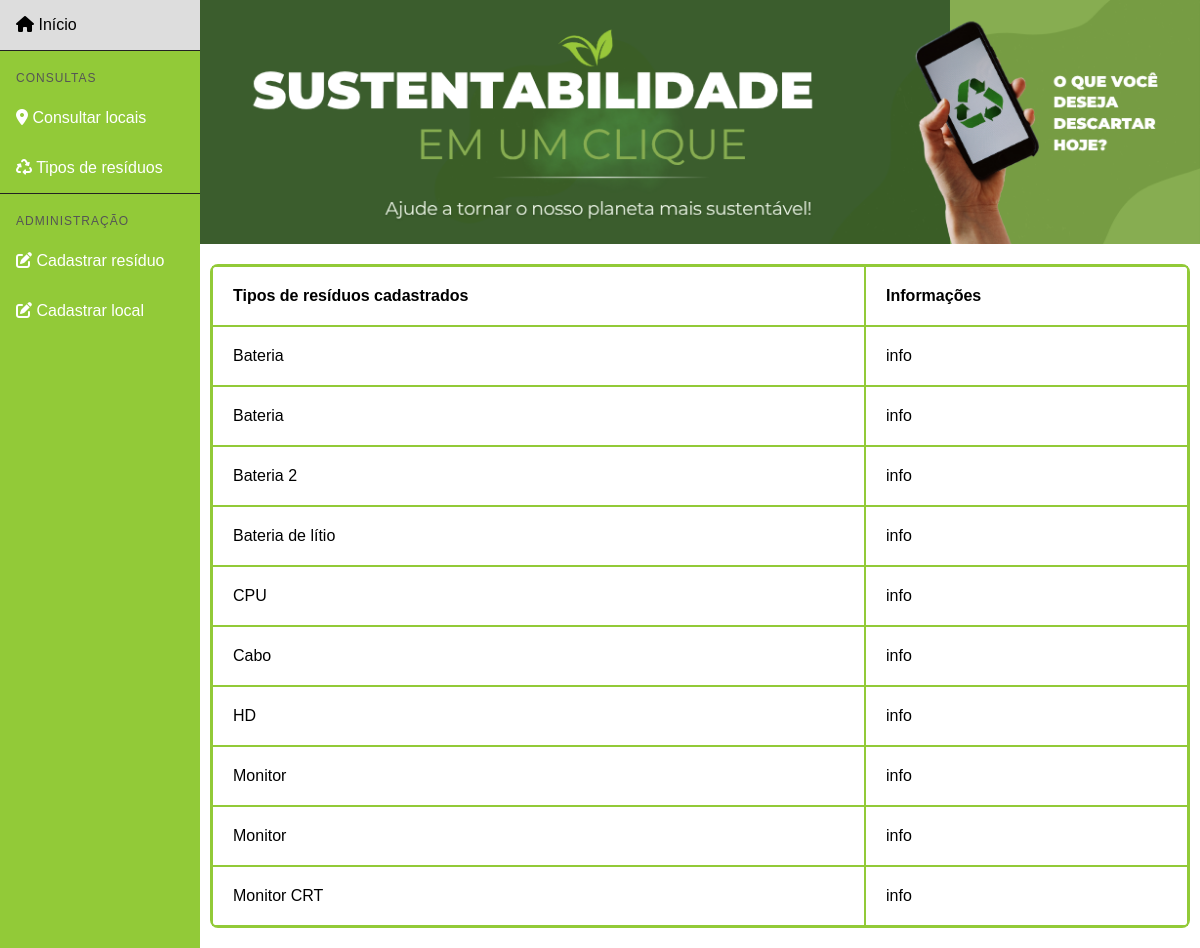
The page /residuos/consultar/ on the database as committed earlier.
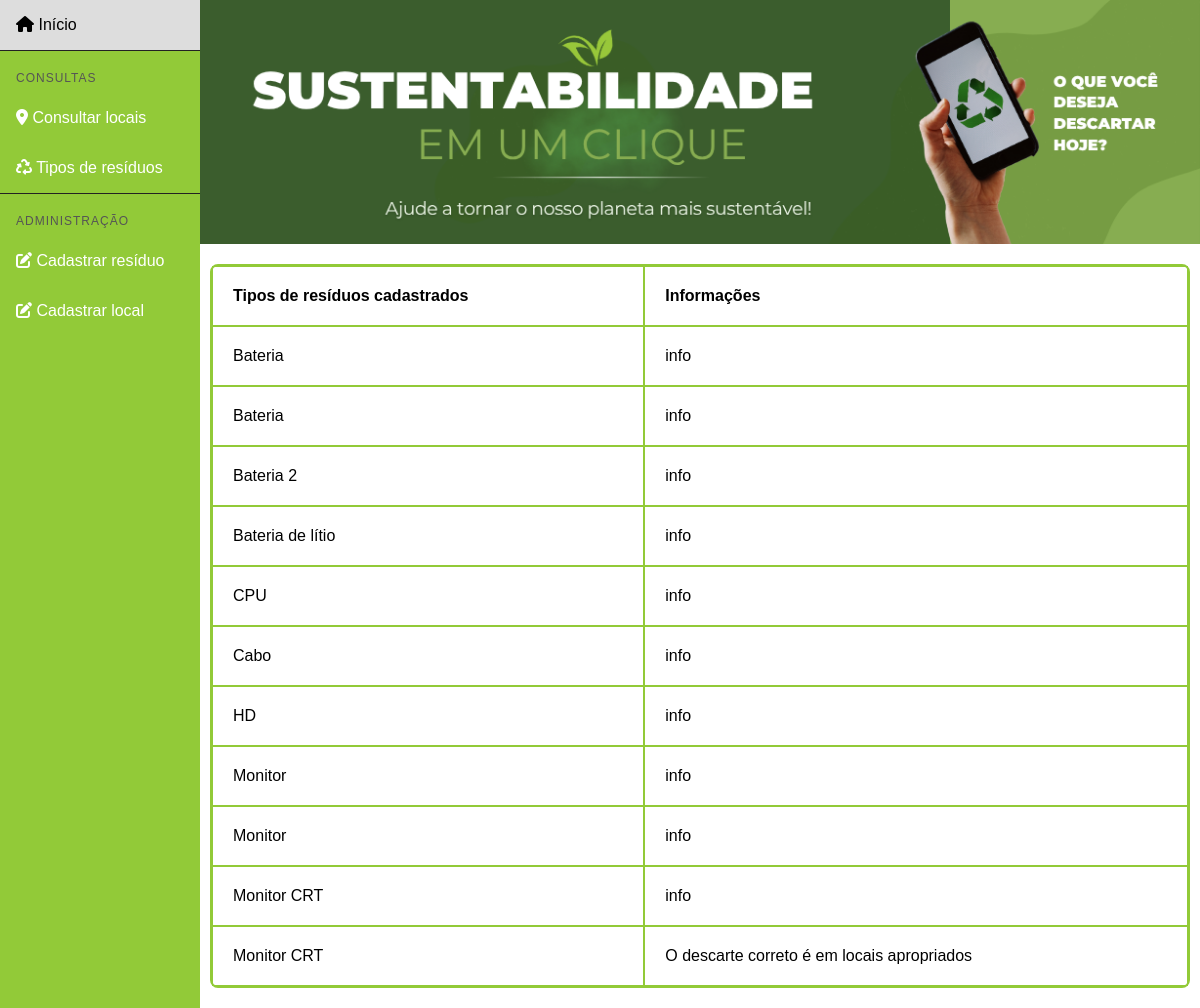
The same page on the database as committed later.
### residuos/models.py (models this page shows, shortened)
class Residuo(models.Model):
    id_residuo = models.AutoField(primary_key=True)
    nome = models.TextField()
    info = models.TextField()

### residuos/views.py (the view)
# urls.py: path('residuos/consultar/', views.consultar_residuo, name='consultar_residuo'),
def consultar_residuo(request):
    residuos = Residuo.objects.all().order_by('nome')
    return render(request, 'consultar_residuo.html', {'residuos': residuos})

### residuos/templates/consultar_residuo.html (shortened to what this page needs)
{% load static %}
<!DOCTYPE html>
<html lang="pt-br">
<head>
    <link rel="stylesheet" href="{% static 'css/estilo.css' %}">
     <link rel="stylesheet" href="https://cdnjs.cloudflare.com/ajax/libs/font-awesome/6.0.0/css/all.min.css">
  </head>
<body>
<div class="sidenav">
    <a href="/"><i class="fa-solid fa-house"></i> Início</a>
<div class="sidenav-section-title">Consultas</div>
    <a href="{% url 'consultar_locais' %}"><i class="fa-solid fa-location-dot"></i> Consultar locais</a>
    <a href="{% url 'consultar_residuo' %}"><i class="fa-solid fa-recycle"></i> Tipos de resíduos</a>
    <div class="sidenav-section-title">Administração</div>
    <a href="{% url 'cadastrar_residuo' %}"><i class="fa-solid fa-pen-to-square"></i> Cadastrar resíduo</a>
    <a href="{% url 'cadastrar_local' %}"><i class="fa-solid fa-pen-to-square"></i> Cadastrar local</a>
</div>
<div class="content">
      <header>
        <img src="{% static 'img/logotipo.png' %}" class="logo">
    </header>
<div class="content-tabela">
  <table class="tabela-consulta">
  <tr>
    <th>Tipos de resíduos cadastrados</th>
    <th>Informações</th>
  </tr>
    {% for residuo in residuos %}
      <tr>
        <td>
          {{ residuo.nome }}
        </td>
        <td>
          {{ residuo.info }}
        </td>
      </tr>
   {% endfor %}
    </table>
</div>
</div>
</body>
</html>

Rows that differ between the two databases and show on the page:
added Residuo: nome "Monitor CRT", info "O descarte correto é em locais apropriados"
